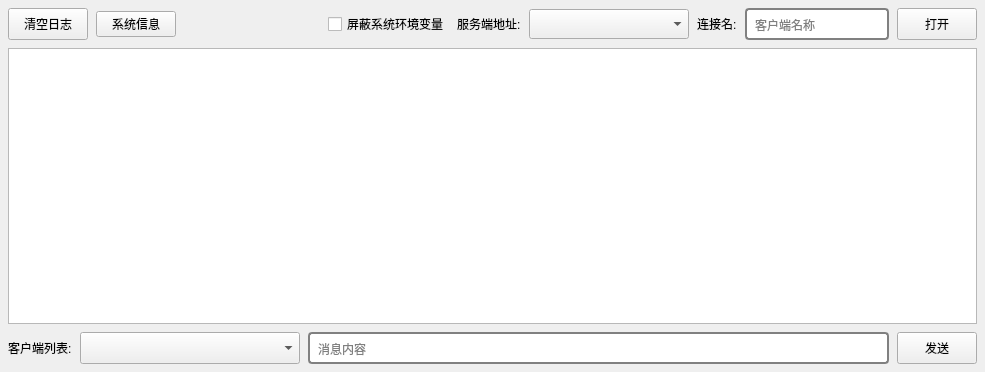
<?xml version="1.0" encoding="UTF-8"?>
<ui version="4.0">
 <class>WidgetServer</class>
 <widget class="QWidget" name="WidgetServer">
  <property name="geometry">
   <rect>
    <x>0</x>
    <y>0</y>
    <width>985</width>
    <height>372</height>
   </rect>
  </property>
  <property name="windowTitle">
   <string>WidgetServer</string>
  </property>
  <property name="styleSheet">
   <string notr="true">QLineEdit{
	padding:6px;
	border:2px;
	border-style:solid;
	border-radius:4px;
	border-color:gray;
}

QLineEdit:focus{
	border-color:blue;
}

QComboBox{
	padding:6px;
}</string>
  </property>
  <layout class="QVBoxLayout" name="verticalLayout">
   <property name="spacing">
    <number>8</number>
   </property>
   <property name="leftMargin">
    <number>8</number>
   </property>
   <property name="topMargin">
    <number>8</number>
   </property>
   <property name="rightMargin">
    <number>8</number>
   </property>
   <property name="bottomMargin">
    <number>8</number>
   </property>
   <item>
    <layout class="QHBoxLayout" name="horizontalLayout">
     <property name="spacing">
      <number>8</number>
     </property>
     <item>
      <widget class="QPushButton" name="clear">
       <property name="sizePolicy">
        <sizepolicy hsizetype="Minimum" vsizetype="Preferred">
         <horstretch>0</horstretch>
         <verstretch>0</verstretch>
        </sizepolicy>
       </property>
       <property name="focusPolicy">
        <enum>Qt::NoFocus</enum>
       </property>
       <property name="text">
        <string>清空日志</string>
       </property>
      </widget>
     </item>
     <item>
      <widget class="QPushButton" name="sysInfo">
       <property name="text">
        <string>系统信息</string>
       </property>
      </widget>
     </item>
     <item>
      <spacer name="horizontalSpacer">
       <property name="orientation">
        <enum>Qt::Horizontal</enum>
       </property>
       <property name="sizeHint" stdset="0">
        <size>
         <width>40</width>
         <height>20</height>
        </size>
       </property>
      </spacer>
     </item>
     <item>
      <widget class="QCheckBox" name="environment">
       <property name="text">
        <string>屏蔽系统环境变量</string>
       </property>
      </widget>
     </item>
     <item>
      <widget class="QLabel" name="label_address">
       <property name="text">
        <string>服务端地址:</string>
       </property>
      </widget>
     </item>
     <item>
      <widget class="QComboBox" name="address">
       <property name="minimumSize">
        <size>
         <width>160</width>
         <height>0</height>
        </size>
       </property>
      </widget>
     </item>
     <item>
      <widget class="QLabel" name="label_clientName">
       <property name="text">
        <string>连接名:</string>
       </property>
      </widget>
     </item>
     <item>
      <widget class="QLineEdit" name="clientName">
       <property name="placeholderText">
        <string>客户端名称</string>
       </property>
      </widget>
     </item>
     <item>
      <widget class="QPushButton" name="open">
       <property name="sizePolicy">
        <sizepolicy hsizetype="Minimum" vsizetype="Preferred">
         <horstretch>0</horstretch>
         <verstretch>0</verstretch>
        </sizepolicy>
       </property>
       <property name="focusPolicy">
        <enum>Qt::NoFocus</enum>
       </property>
       <property name="text">
        <string>打开</string>
       </property>
      </widget>
     </item>
    </layout>
   </item>
   <item>
    <widget class="QTextBrowser" name="log">
     <property name="contextMenuPolicy">
      <enum>Qt::CustomContextMenu</enum>
     </property>
    </widget>
   </item>
   <item>
    <layout class="QHBoxLayout" name="horizontalLayout_2">
     <property name="spacing">
      <number>8</number>
     </property>
     <item>
      <widget class="QLabel" name="label_clientList">
       <property name="text">
        <string>客户端列表:</string>
       </property>
      </widget>
     </item>
     <item>
      <widget class="QComboBox" name="clientList">
       <property name="sizePolicy">
        <sizepolicy hsizetype="Preferred" vsizetype="Preferred">
         <horstretch>0</horstretch>
         <verstretch>0</verstretch>
        </sizepolicy>
       </property>
       <property name="minimumSize">
        <size>
         <width>220</width>
         <height>0</height>
        </size>
       </property>
      </widget>
     </item>
     <item>
      <widget class="QLineEdit" name="sendMessage">
       <property name="placeholderText">
        <string>消息内容</string>
       </property>
       <property name="clearButtonEnabled">
        <bool>true</bool>
       </property>
      </widget>
     </item>
     <item>
      <widget class="QPushButton" name="send">
       <property name="sizePolicy">
        <sizepolicy hsizetype="Minimum" vsizetype="Preferred">
         <horstretch>0</horstretch>
         <verstretch>0</verstretch>
        </sizepolicy>
       </property>
       <property name="focusPolicy">
        <enum>Qt::NoFocus</enum>
       </property>
       <property name="text">
        <string>发送</string>
       </property>
      </widget>
     </item>
    </layout>
   </item>
  </layout>
 </widget>
 <resources/>
 <connections/>
</ui>
